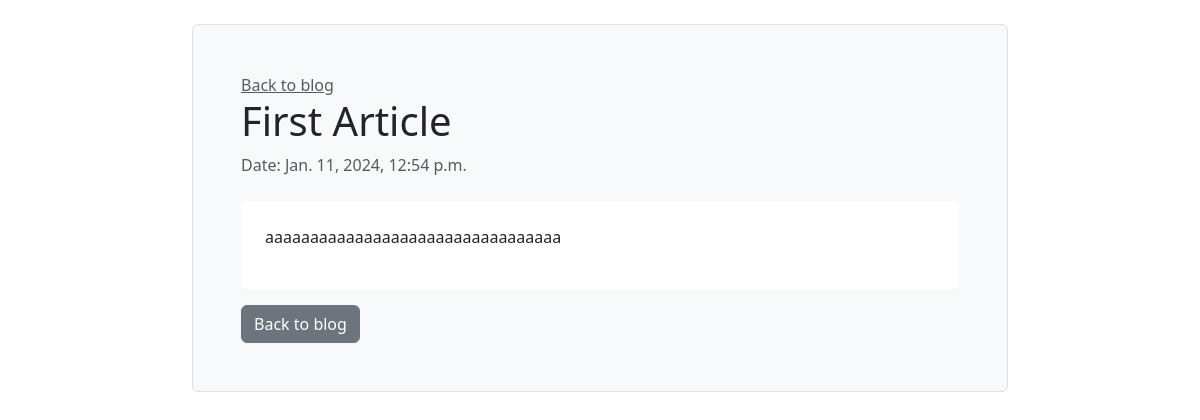
The app's page /article/1 with its own data.
### article_feed/models.py (models this page shows, shortened)
class feed(models.Model):
    title = models.CharField(max_length=255)
    content = models.TextField()
    time_create = models.DateTimeField(auto_now_add=True)

### article_feed/views.py (the view)
# urls.py: path('article/<int:article_id>', article, name='article'),
def article(request,article_id):
    art=feed.objects.get(pk=article_id)
    return render(request, 'article_feed/article_single.html',{'title':art.title,
                                                  'date':art.time_create,
                                                  'content':art.content})

### article_feed/templates/article_feed/article_single.html (shortened to what this page needs)
<!DOCTYPE html>
<html lang="en">
<head>
    <link href="https://cdn.jsdelivr.net/npm/bootstrap@5.3.2/dist/css/bootstrap.min.css" rel="stylesheet">
</head>
<body class="row justify-content-center py-4">
    <div class="col-8 bg-light border p-5 rounded">
        <a href="{% url 'main' %}" class="text-body-secondary">Back to blog</a>
        <h1 >{{title}}</h1>
        <p class="text-body-secondary">Date: {{date}}</p>
        <div class="article_body my-3 mt-4 bg-white p-4 rounded">
            <p>{{content}}</p>
        </div>
        <a href="{% url 'main' %}" class="btn btn-secondary align-self-center">Back to blog</a>
    </div>
</body>
</html>

### records on screen
feed: title "First Article", time_create "Jan. 11, 2024, 12:54 p.m.", content "aaaaaaaaaaaaaaaaaaaaaaaaaaaaaaaaa"
